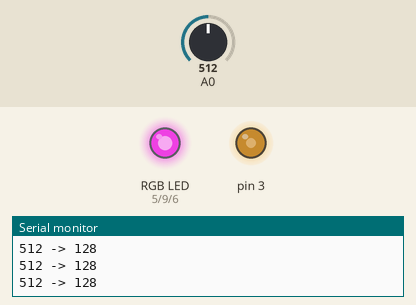
This sketch was run on a simulated Arduino Uno, built with avr-gcc and run on an emulated ATmega328P. Parts: an RGB LED mixed from three pins (HIGH = lit), output pins drawn as LEDs (lit = HIGH), the last lines printed to the serial monitor. Inputs (shaded band) come from the test bench; at power-on: A0 = 512.

Above: at 1.27 s.
1.3 s: A0 set to 993
At 1.47 s:
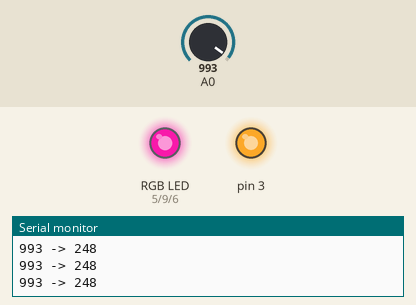
4.3 s: A0 set to 1006
At 5.01 s:
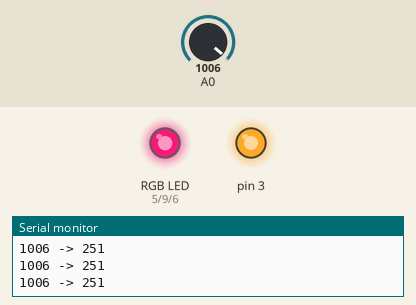
7.3 s: A0 set to 45
At 7.48 s:
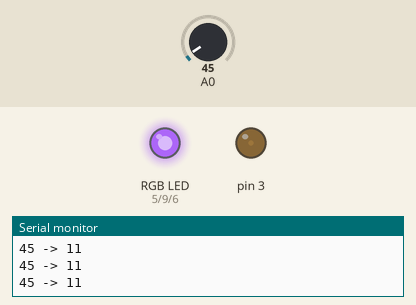
10.3 s: A0 set to 36
At 11.01 s:
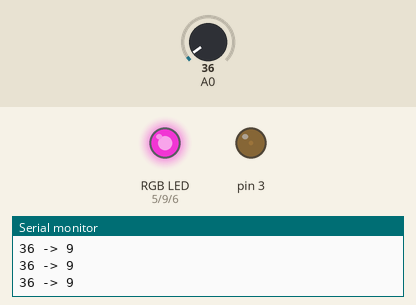
13.3 s: A0 set to 11
At 13.48 s:
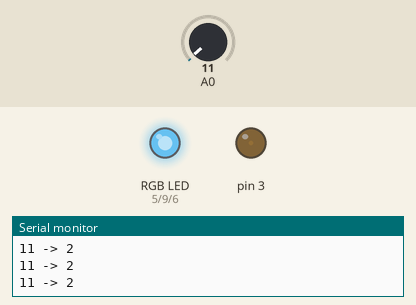
16.3 s: A0 set to 8
Timing chart, 0 to 20.3 s (numbered marks = the images above; inputs shaded):
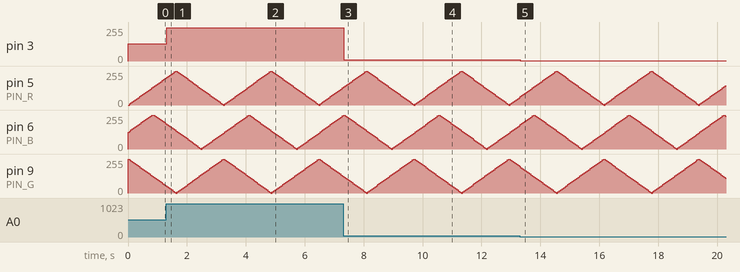

Measured:
- the behaviour switches between 999 and 1000 on A0 (found by bisection; images 1 and 2)
- the behaviour switches between 40 and 39 on A0 (found by bisection; images 3 and 4)
- after the input at 1.3 s, pin 3: 128/255 → 248/255 at once
- after the input at 4.3 s, pin 3: 248/255 → 251/255 at once
- after the input at 7.3 s, pin 3: 251/255 → 11/255 at once
- after the input at 10.3 s, pin 3: 11/255 → 9/255 at once
- after the input at 13.3 s, pin 3: 9/255 → 2/255 at once

The sketch:

FullColorLED.ino
```cpp
#define PIN_R (5)
#define PIN_G (9)
#define PIN_B (6)
#define RGB_STEP (8)


void setup() {
  // put your setup code here, to run once:
  Serial.begin(9600);
  pinMode(PIN_R, OUTPUT);
  pinMode(PIN_G, OUTPUT);
  pinMode(PIN_B, OUTPUT);
}

void loop() {
  // put your main code here, to run repeatedly:
  int in;
  int out;
  in = analogRead(0);
  out = in / 4;
  analogWrite(3, out);
  Serial.print(in);
  Serial.print(" -> ");
  Serial.println(out);

  changecolor();
  delay(50);
}


void changecolor()
{
  static int r =   0, rs = +RGB_STEP * 1;
  static int g = 255, gs = -RGB_STEP * 1;
  static int b = 127, bs = +RGB_STEP * 1;

  analogWrite(PIN_R, r);
  analogWrite(PIN_G, g);
  analogWrite(PIN_B, b);

  calc(&r, &rs);
  calc(&g, &gs);
  calc(&b, &bs);
}

void calc(int *n, int *ns)
{
  *n += *ns;
  if(*n < 1){
    *n = 0, *ns = -*ns;
    return;
  }
  if(*n > 255){
    *n = 255, *ns = -*ns;
    return;
  }
}
```
